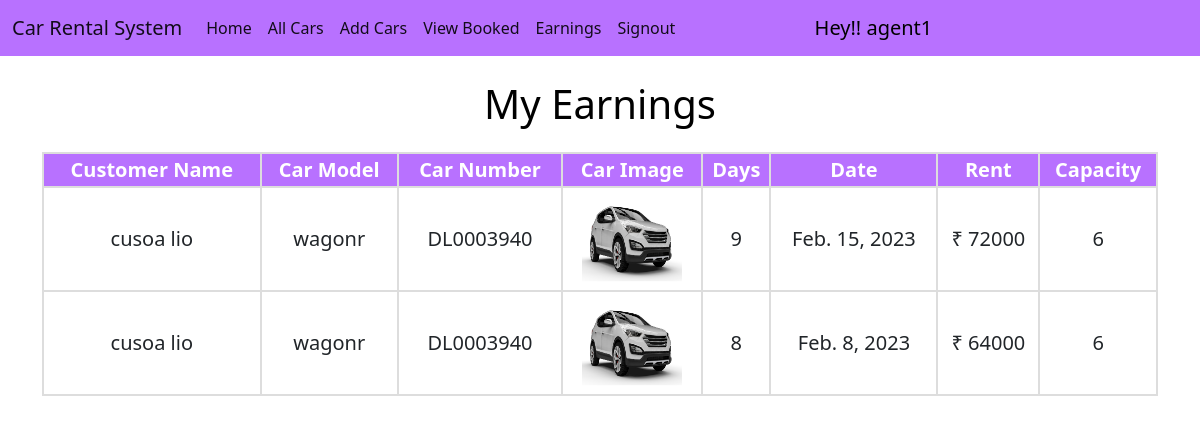
The page /earnings/ (signed in) on the database its author committed.
### home/models.py (models this page shows, shortened)
class User(AbstractUser):
    is_customer= models.BooleanField('customer status',default=False)
    is_car_agency= models.BooleanField('car agency status',default=False)

class Booking(models.Model):
    user = models.ForeignKey(User, on_delete=models.CASCADE)
    car_agency = models.ForeignKey(CarAgency, on_delete=models.CASCADE)
    car = models.ForeignKey(Car, on_delete=models.CASCADE)
    rent = models.CharField(max_length=10)
    days = models.CharField(max_length=3)
    date = models.DateField()
    is_complete = models.BooleanField(default=False)

class Car(models.Model):
    model = models.CharField(max_length=50)
    number = models.CharField(max_length=50, unique=True)
    image = models.ImageField(upload_to="")
    car_agency = models.ForeignKey(CarAgency, on_delete=models.PROTECT)
    capacity = models.CharField(max_length=2)
    location = models.ForeignKey(Location, on_delete=models.SET_NULL, null=True)
    is_available = models.BooleanField(default=True)
    rent = models.CharField(max_length=10, blank=True)

### home/views.py (the view)
# urls.py: path("earnings/", views.earnings, name="earnings"),
def earnings(request):
    username = request.user
    user = User.objects.get(username=username)
    car_agency = CarAgency.objects.get(car_agency=user)
    bookings = Booking.objects.filter(car_agency=car_agency)
    view_booked = []
    for booking in bookings:
        view_booked.append(booking)
    return render(request, "earnings.html", {'amount':car_agency.earnings, 'view_booked':view_booked})

### home/templates/earnings.html (shortened to what this page needs)
{% extends 'car_agency_navbar.html' %}
{% block body %}
<div class="container">
    {% if view_booked %}
    <h1 class="mt-4">My Earnings</h1>
    <div class="users-table mt-4">
        <table>
            <tbody>
                <tr>
                    <th>Customer Name</th>
                    <th>Car Model</th>
                    <th>Car Number</th>
                    <th>Car Image</th>
                    <th>Days</th>
                    <th>Date</th>
                    <th>Rent</th>
                    <th>Capacity</th>
                </tr>
                {% for Book in view_booked %}
                <tr>
                    <td>{{Book.user.get_full_name}}</td>
                    <td>{{Book.car.model}}</td>
                    <td>{{Book.car.number}}</td>
                    <td><img src="{{Book.car.image.url}}" alt="" width="100px" height="100px"></td>
                    <td>{{Book.days}}</td>
                    <td>{{Book.date}}</td>
                    <td>₹ {{Book.rent}}</td>
                    <td>{{Book.car.capacity}}</td>
                </tr>
                {% endfor %}
            </tbody>
        </table>
        {% else %}
        <br>
        <h2>No Earnings Yet</h2>
        {% endif %}
    </div>
    {% endblock %}

### home/templates/car_agency_navbar.html (shortened to what this page needs)
<!doctype html>
<html lang="en">
<head>
  <link href="https://cdn.jsdelivr.net/npm/bootstrap@5.1.0/dist/css/bootstrap.min.css" rel="stylesheet"
>
</head>
<body>
  <nav class="navbar navbar-expand-lg navbar-light sticky-top">
    <div class="container-fluid">
      <a class="navbar-brand" href="#">Car Rental System</a>
      <div class="collapse navbar-collapse" id="navbarSupportedContent">
        <ul class="navbar-nav me-5">
          <li class="nav-item">
            <a class="nav-link active" aria-current="page" href="/">Home</a>
          </li>
          <li class="nav-item">
            <a class="nav-link active" aria-current="page" href="/all_cars/">All Cars</a>
          </li>
          <li class="nav-item">
            <a class="nav-link active" aria-current="page" href="/add_car/">Add Cars</a>
          </li>
          <li class="nav-item">
            <a class="nav-link active" aria-current="page" href="/view_booked/">View Booked</a>
          </li>
          <li class="nav-item">
            <a class="nav-link active" aria-current="page" href="/earnings/">Earnings</a>
          </li>
          <li class="nav-item">
            <a class="nav-link active" aria-current="page" href="/signout/">Signout</a>
          </li>
        </ul>
        <a href="#" style="text-decoration: none; color: black; font-size: 20px;">&nbsp;&nbsp;&nbsp;&nbsp;&nbsp;&nbsp;&nbsp;&nbsp;&nbsp;&nbsp;&nbsp;&nbsp;&nbsp;&nbsp;&nbsp;
          Hey!! {{request.user}}</a>
      </div>
    </div>
  </nav>
  {% block body %}
  {% endblock %}
</body>
</html>

### home/templates/car_agency_navbar.html (style rules this page uses)
.navbar { background-color: #B871FF; }

### home/templates/earnings.html (style rules this page uses)
h1 { text-align: center; color: black; }
table { border-collapse: collapse; width: 100%; text-align: center; font-size: 20px; }
th { background-color: #B871FF; color: white; }
th, td { border: 2px solid #ddd; }

### rows shown on the page
User: user "agent1"
Booking: user.get_full_name "cusoa lio", car.model "wagonr", car.number "DL0003940", car.image (picture), days "9", date "Feb. 15, 2023", rent "72000", car.capacity "6"
Booking: user.get_full_name "cusoa lio", car.model "wagonr", car.number "DL0003940", car.image (picture), days "8", date "Feb. 8, 2023", rent "64000", car.capacity "6"
